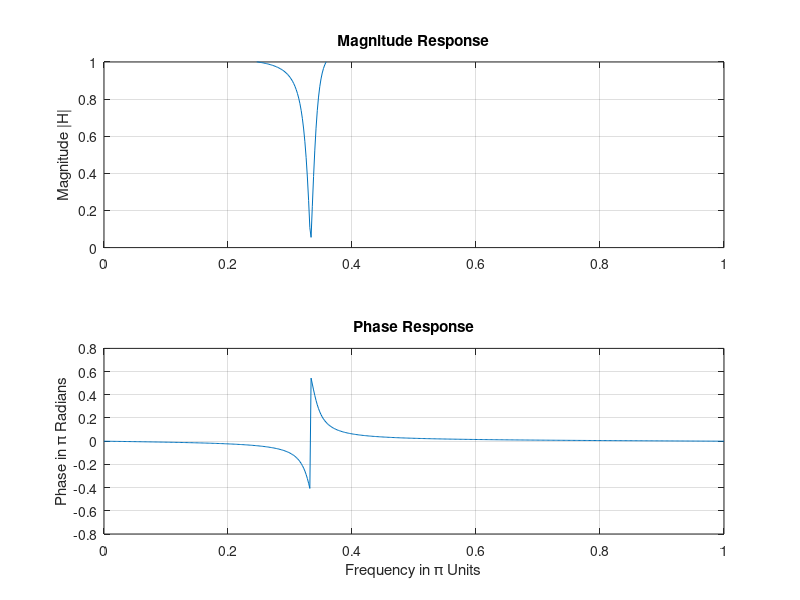

Reproduce this figure in MATLAB.
 
 b = [1 -1 1]; % Filter coefficient array b
 a = [1 -0.95 0.925]; % Filter coefficient array a
 m = 0:length(b)-1; l = 0:length(a)-1; % Index arrays m and l
K = 500; k = 0:1:K; % Index array k for frequencies
 w = pi*k/K; % [0, pi] axis divided into 501 points.
 num = b * exp(-j*m'*w); % Numerator calculations
 den = a * exp(-j*l'*w); % Denominator calculations
 H = num ./ den; % Frequency response
 magH = abs(H); angH = angle(H);
 
  subplot(2,1,1); plot(w/pi,magH); grid; axis([0,1,0,1])
ylabel('Magnitude |H|');
 title('Magnitude Response');
 subplot(2,1,2); plot(w/pi,angH/pi); grid
 xlabel('Frequency in \pi Units'); ylabel('Phase in \pi Radians');
 title('Phase Response');